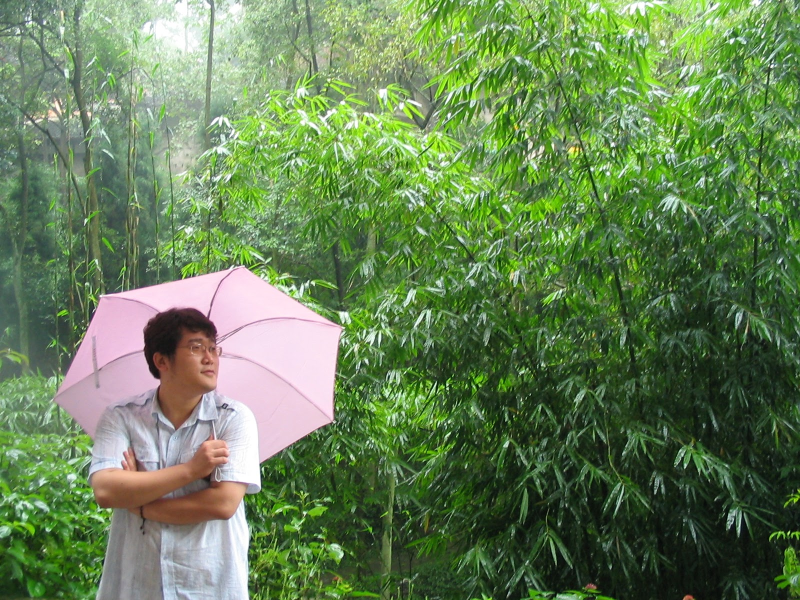
#> input picture ch1 img and video read/img/young_pw.jpg, 1600 x 1200 px, given in place of the camera (shown at 1/2 size)
$ python ex_09_cam_multi_ch.py
#> lines starting #> are read from the running program, lines starting #| are printed output that depends on the picture
import cv2
import numpy as np
import matplotlib.pyplot as plt

# 1) 카메라 열기
cap = cv2.VideoCapture(0)

if not cap.isOpened():
    print("카메라를 열 수 없습니다.")
    exit()

# 2) 첫 프레임 읽어서 초기화용으로 사용
ret, frame = cap.read()
#> frame is the input picture: shape (1200, 1600, 3); mean B, G, R 85.5, 129.4, 102.9
if not ret:
    print("첫 프레임을 읽지 못했습니다.")
    cap.release()
    exit()

# 3) 크기 줄이기 (320 x 240)
frame_resized = cv2.resize(frame, (320, 240))

# 4) BGR → RGB
rgb = cv2.cvtColor(frame_resized, cv2.COLOR_BGR2RGB)
gray = cv2.cvtColor(frame_resized, cv2.COLOR_BGR2GRAY)
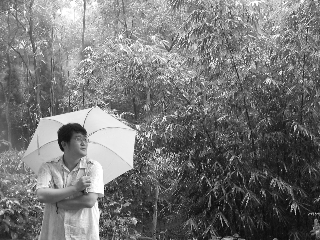
#> gray: shape (240, 320); min 3, max 255, mean 116.5

b, g, r = cv2.split(frame_resized)
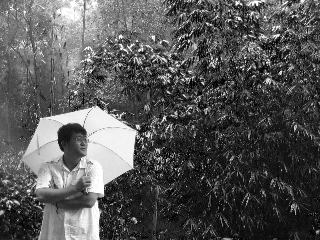
#> b: shape (240, 320); min 0, max 255, mean 85.5
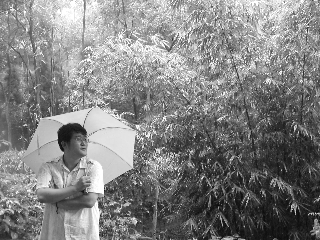
#> g: shape (240, 320); min 5, max 255, mean 129.4
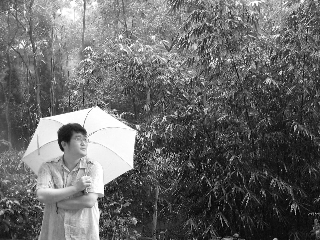
#> r: shape (240, 320); min 0, max 255, mean 102.9
zeros = np.zeros_like(b)

red_img   = cv2.merge([zeros, zeros, r])
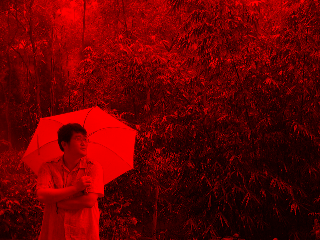
#> red_img: shape (240, 320, 3); mean of channels 0, 1, 2 0, 0, 102.9; drawn as B, G, R
green_img = cv2.merge([zeros, g, zeros])
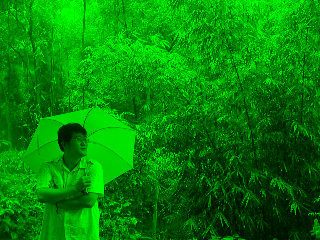
#> green_img: shape (240, 320, 3); mean of channels 0, 1, 2 0, 129.4, 0; drawn as B, G, R
blue_img  = cv2.merge([b, zeros, zeros])
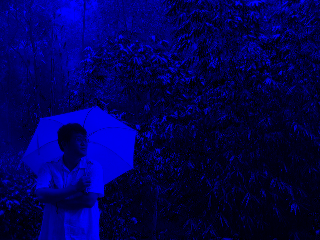
#> blue_img: shape (240, 320, 3); mean of channels 0, 1, 2 85.5, 0, 0; drawn as B, G, R

red_img   = cv2.cvtColor(red_img,   cv2.COLOR_BGR2RGB)
green_img = cv2.cvtColor(green_img, cv2.COLOR_BGR2RGB)
blue_img  = cv2.cvtColor(blue_img,  cv2.COLOR_BGR2RGB)

# 5) Figure & Subplots 생성 (이미지 핸들 준비)
fig = plt.figure(figsize=(12, 6))

ax1 = plt.subplot(2, 3, 1)
im1 = ax1.imshow(rgb)
ax1.set_title("Original RGB")
ax1.axis('off')

ax2 = plt.subplot(2, 3, 2)
im2 = ax2.imshow(gray, cmap='gray')
ax2.set_title("Gray")
ax2.axis('off')

ax3 = plt.subplot(2, 3, 4)
im3 = ax3.imshow(red_img)
ax3.set_title("Red Channel")
ax3.axis('off')

ax4 = plt.subplot(2, 3, 5)
im4 = ax4.imshow(green_img)
ax4.set_title("Green Channel")
ax4.axis('off')

ax5 = plt.subplot(2, 3, 6)
im5 = ax5.imshow(blue_img)
ax5.set_title("Blue Channel")
ax5.axis('off')

plt.tight_layout()
plt.ion()   # interactive mode ON
plt.show()

# 6) 루프 돌면서 영상 업데이트
while True:
    ret, frame = cap.read()
    if not ret:
        print("프레임을 읽지 못했습니다.")
        break

    # matplotlib 창이 닫혔는지 확인
    if not plt.fignum_exists(fig.number):
        print("창이 닫혀서 종료합니다.")
        break

    # 크기 줄이기
    frame_resized = cv2.resize(frame, (320, 240))

    # BGR → RGB / Gray
    rgb = cv2.cvtColor(frame_resized, cv2.COLOR_BGR2RGB)
    gray = cv2.cvtColor(frame_resized, cv2.COLOR_BGR2GRAY)

    b, g, r = cv2.split(frame_resized)
    zeros = np.zeros_like(b)

    red_img   = cv2.merge([zeros, zeros, r])
    green_img = cv2.merge([zeros, g, zeros])
    blue_img  = cv2.merge([b, zeros, zeros])

    red_img   = cv2.cvtColor(red_img,   cv2.COLOR_BGR2RGB)
    green_img = cv2.cvtColor(green_img, cv2.COLOR_BGR2RGB)
    blue_img  = cv2.cvtColor(blue_img,  cv2.COLOR_BGR2RGB)

    # 이미지 데이터 업데이트
    im1.set_data(rgb)
    im2.set_data(gray)
    im3.set_data(red_img)
    im4.set_data(green_img)
    im5.set_data(blue_img)

    # 화면 갱신
    plt.pause(0.001)   # 너무 작게/크게 조절해보면서 FPS 감각 보기

# 7) 자원 해제
cap.release()
plt.ioff()
plt.close('all')
